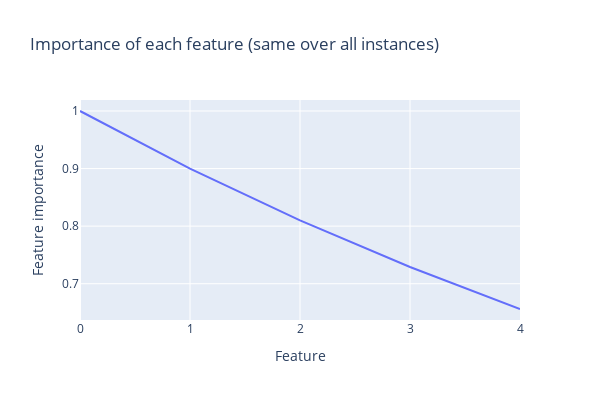
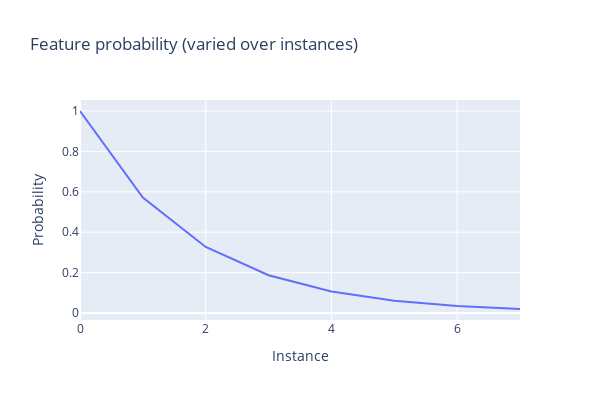

The code cell stored with these charts, in order, in its notebook:
### Code cell
cfg = ToyModelConfig(n_inst=8, n_features=5, d_hidden=2)

# importance varies within features for each instance
importance = 0.9 ** t.arange(cfg.n_features)

# sparsity is the same for all features in a given instance, but varies over instances
feature_probability = 50 ** -t.linspace(0, 1, cfg.n_inst)

line(
    importance,
    width=600,
    height=400,
    title="Importance of each feature (same over all instances)",
    labels={"y": "Feature importance", "x": "Feature"},
)
line(
    feature_probability,
    width=600,
    height=400,
    title="Feature probability (varied over instances)",
    labels={"y": "Probability", "x": "Instance"},
)

model = ToyModel(
    cfg=cfg,
    device=device,
    importance=importance[None, :],
    feature_probability=feature_probability[:, None],
)
model.optimize()

### Figure 1 — Plotly figure (JSON) as saved in the notebook; plotly's stock layout.template omitted (floating-point values rounded to 4 significant figures)
{"data": [{"hovertemplate": "Feature=%{x}<br>Feature importance=%{y}<extra></extra>", "legendgroup": "", "line": {"color": "#636efa", "dash": "solid"}, "marker": {"symbol": "circle"}, "mode": "lines", "name": "", "orientation": "v", "showlegend": false, "type": "scatter", "x": [0, 1, 2, 3, 4], "xaxis": "x", "y": [1, 0.9, 0.81, 0.729, 0.6561], "yaxis": "y"}], "layout": {"height": 400, "hovermode": "x unified", "legend": {"tracegroupgap": 0}, "title": {"text": "Importance of each feature (same over all instances)"}, "width": 600, "xaxis": {"anchor": "y", "domain": [0, 1], "title": {"text": "Feature"}}, "yaxis": {"anchor": "x", "domain": [0, 1], "title": {"text": "Feature importance"}}}}

### Figure 2 — Plotly figure (JSON) as saved in the notebook; plotly's stock layout.template omitted (floating-point values rounded to 4 significant figures)
{"data": [{"hovertemplate": "Instance=%{x}<br>Probability=%{y}<extra></extra>", "legendgroup": "", "line": {"color": "#636efa", "dash": "solid"}, "marker": {"symbol": "circle"}, "mode": "lines", "name": "", "orientation": "v", "showlegend": false, "type": "scatter", "x": [0, 1, 2, 3, 4, 5, 6, 7], "xaxis": "x", "y": [1, 0.5719, 0.327, 0.187, 0.1069, 0.06116, 0.03497, 0.02], "yaxis": "y"}], "layout": {"height": 400, "hovermode": "x unified", "legend": {"tracegroupgap": 0}, "title": {"text": "Feature probability (varied over instances)"}, "width": 600, "xaxis": {"anchor": "y", "domain": [0, 1], "title": {"text": "Instance"}}, "yaxis": {"anchor": "x", "domain": [0, 1], "title": {"text": "Probability"}}}}
